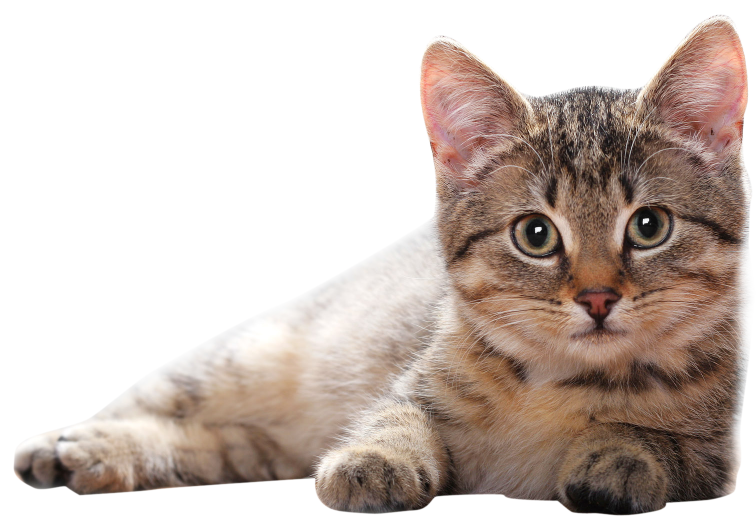
#> input picture PCA,LDA,SVD - Week 5/cat.png, 1511 x 1054 px (shown at 1/2 size)
$ jupyter execute Week5_SVD.ipynb
#> lines starting #> are read from the running program, lines starting #| are printed output that depends on the picture
[cell 1]
import numpy
from PIL import Image

[cell 2]
def load_image(image):
#> called with image = 'cat.png'
    image = Image.open(image)
#> image is the input picture: PIL image 1511x1054 RGBA; mean R, G, B, A 202.4, 189.6, 182.9, 127.8
    im_array = numpy.array(image)

    red = im_array[:, :, 0]
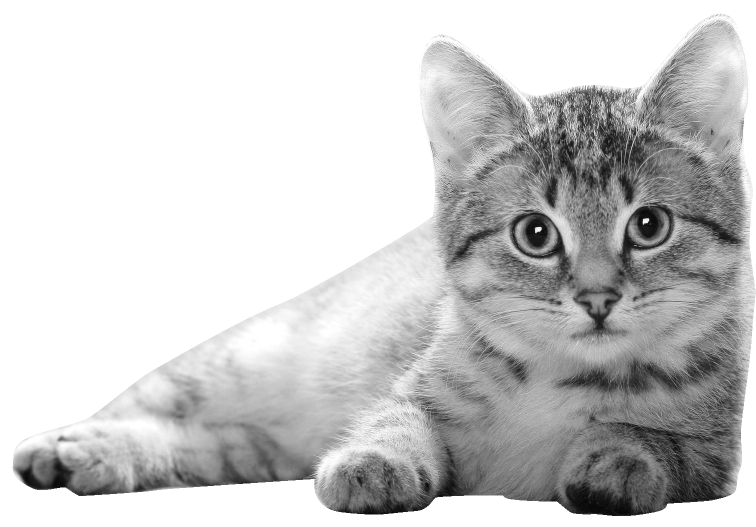
#> red: shape (1054, 1511) (shown at 1/2 size); min 1, max 255, mean 202.4
    green = im_array[:, :, 1]
    blue = im_array[:, :, 2]
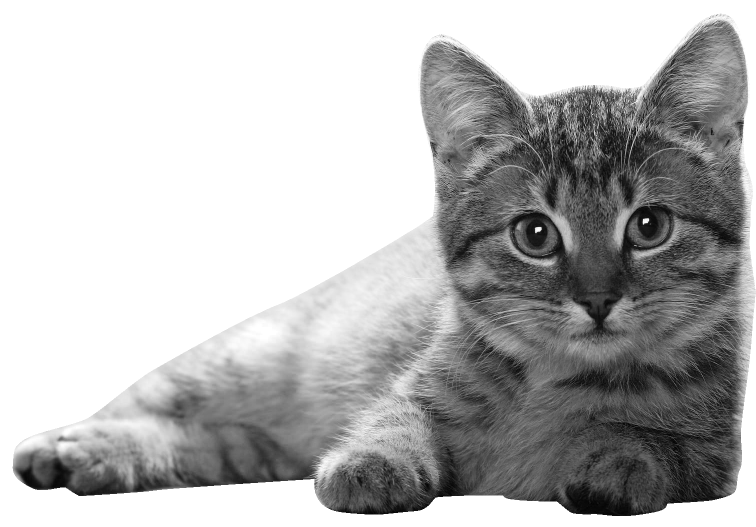
#> blue: shape (1054, 1511) (shown at 1/2 size); min 0, max 255, mean 182.9

    return red, green, blue

[cell 3]
def channel_compress(color_channel, singular_value_limit):
#> called with singular_value_limit = 350
    u, s, v = numpy.linalg.svd(color_channel)
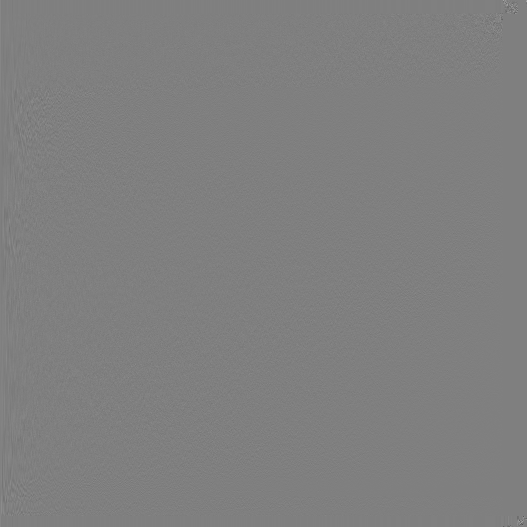
#> u: shape (1054, 1054) float64 (shown at 1/2 size); min -0.924, max 0.921, mean 2.89e-05; drawn with min black and max white
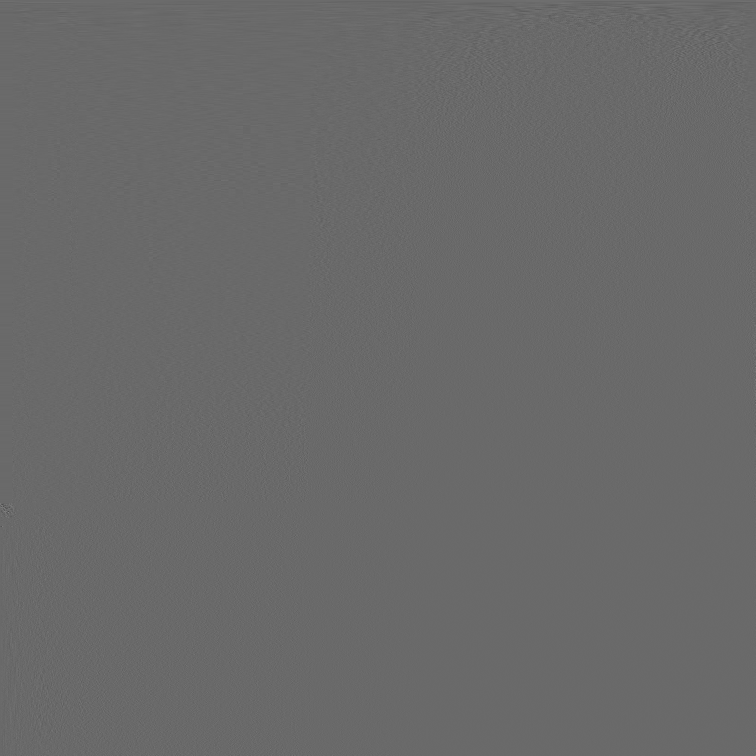
#> v: shape (1511, 1511) float64 (shown at 1/2 size); min -0.695, max 0.979, mean 1.87e-05; drawn with min black and max white
#> s = 1054 values, max 263418.5 at index 0, min 2.3e-11 at index 1053, mean 760.3
    compressed = numpy.zeros((color_channel.shape[0], color_channel.shape[1]))
    n = singular_value_limit

    left_matrix = numpy.matmul(u[:, 0:n], numpy.diag(s)[0:n, 0:n])
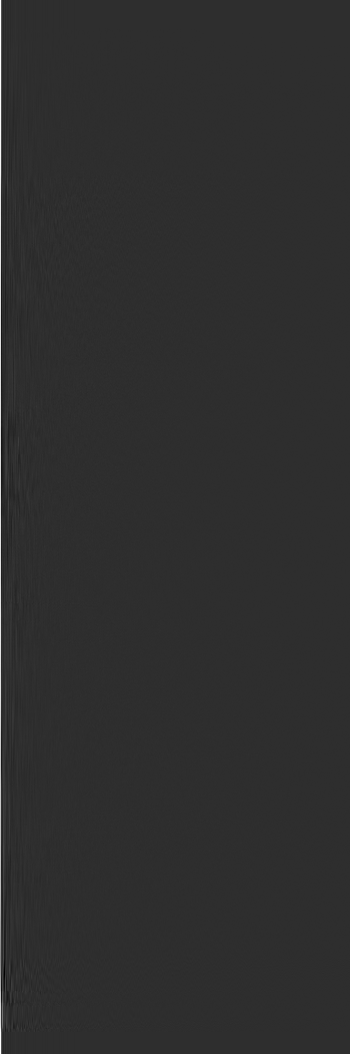
#> left_matrix: shape (1054, 350) float64; min -2155.7, max 9733.2, mean 22.9; drawn with min black and max white
    inner_compressed = numpy.matmul(left_matrix, v[0:n, :])
    compressed = inner_compressed.astype('uint8')
    return compressed

red, green, blue = load_image("cat.png")
singular_val_lim = 350

[cell 4]
def compress_image(red, green, blue, singular_val_lim):
    compressed_red = channel_compress(red, singular_val_lim)
    compressed_green = channel_compress(green, singular_val_lim)
#> call 2 of channel_compress, with singular_value_limit = 350
#> in channel_compress (call 2), `u, s, v = numpy.linalg.svd(color_channel)`:
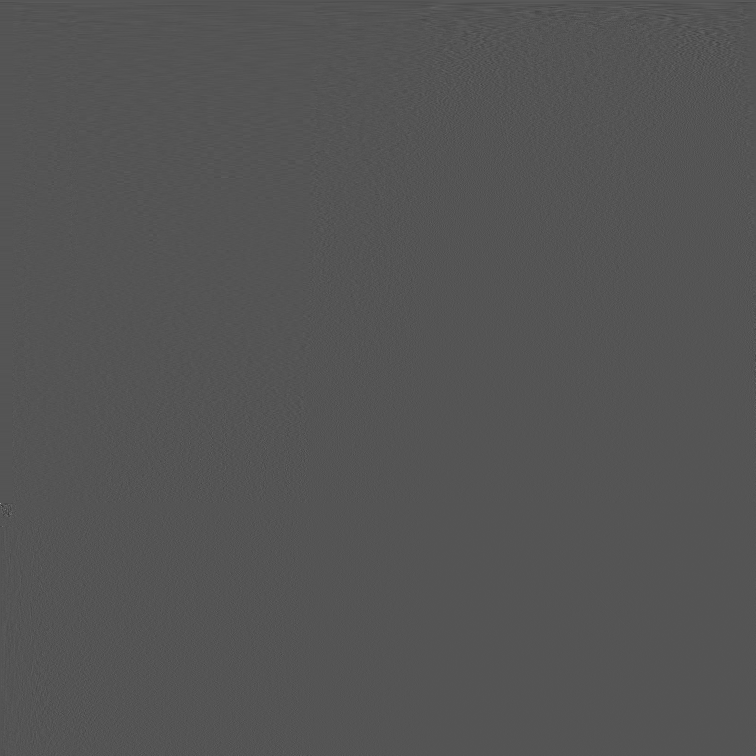
#> v: shape (1511, 1511) float64 (shown at 1/2 size); min -0.486, max 0.977, mean 2.05e-05; drawn with min black and max white
#> in channel_compress (call 2), `u, s, v = numpy.linalg.svd(color_channel)`: s = 1054 values, max 251282.7 at index 0, min 1.83e-11 at index 1053, mean 783.6
#> in channel_compress (call 2), `compressed = inner_compressed.astype('uint8')`:
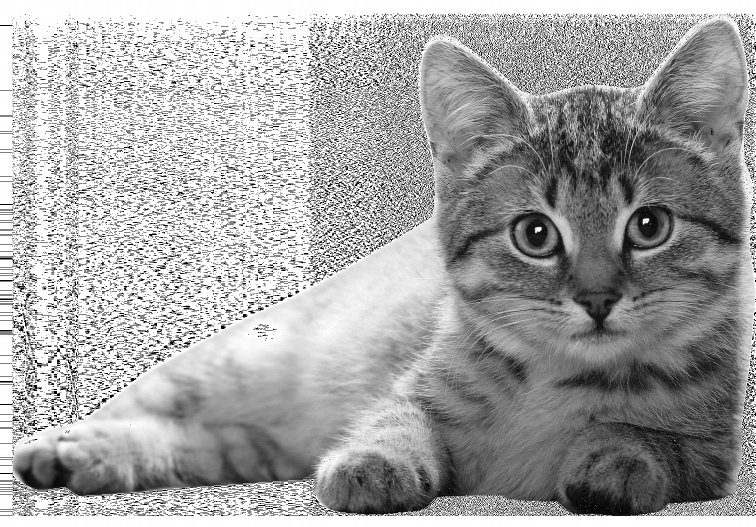
#> compressed: shape (1054, 1511) (shown at 1/2 size); min 0, max 255, mean 164.6
    compressed_blue = channel_compress(blue, singular_val_lim)
#> call 3 of channel_compress, with singular_value_limit = 350
#> in channel_compress (call 3), `u, s, v = numpy.linalg.svd(color_channel)`: s = 1054 values, max 245360.1 at index 0, min 1.65e-11 at index 1053, mean 790
#> in channel_compress (call 3), `inner_compressed = numpy.matmul(left_matrix, v[0:n, :])`:
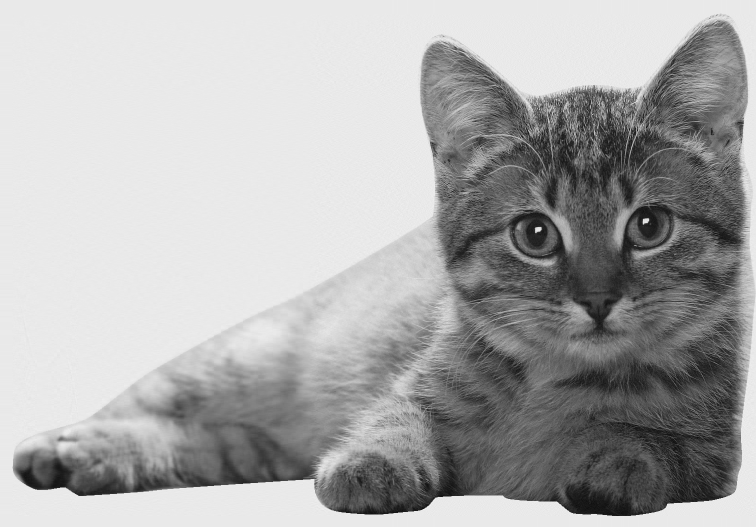
#> inner_compressed: shape (1054, 1511) float64 (shown at 1/2 size); min -17.6, max 280, mean 182.9; drawn with min black and max white
#> in channel_compress (call 3), `compressed = inner_compressed.astype('uint8')`:
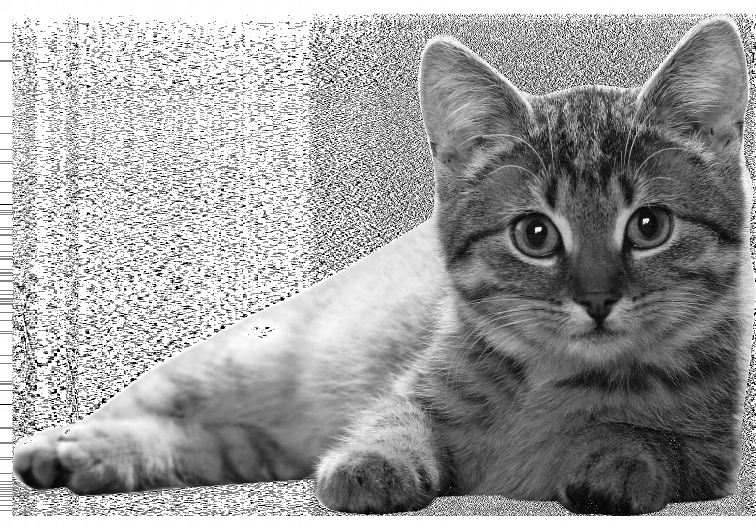
#> compressed: shape (1054, 1511) (shown at 1/2 size); min 0, max 255, mean 157.8

    im_red = Image.fromarray(compressed_red)
    im_blue = Image.fromarray(compressed_blue)
    im_green = Image.fromarray(compressed_green)

    new_image = Image.merge("RGB", (im_red, im_green, im_blue))
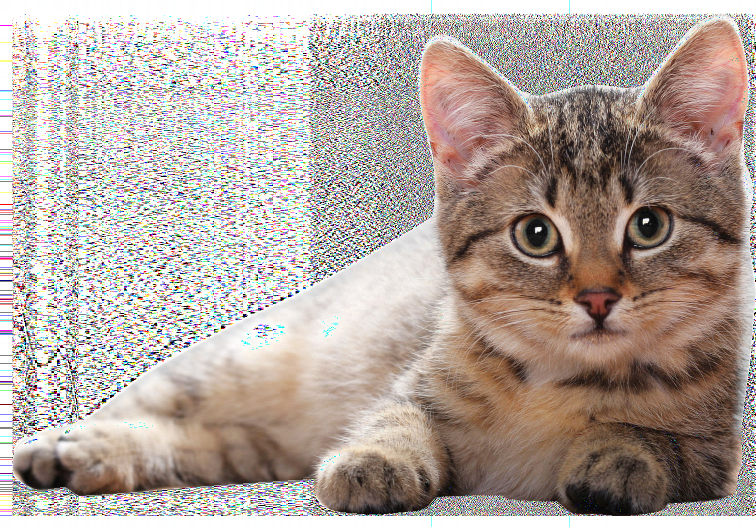
#> new_image: PIL image 1511x1054 RGB (shown at 1/2 size); mean R, G, B 177.9, 164.6, 157.8
    new_image.show()
    new_image.save("cat-compressed.jpg")

compress_image(red, green, blue, singular_val_lim)
